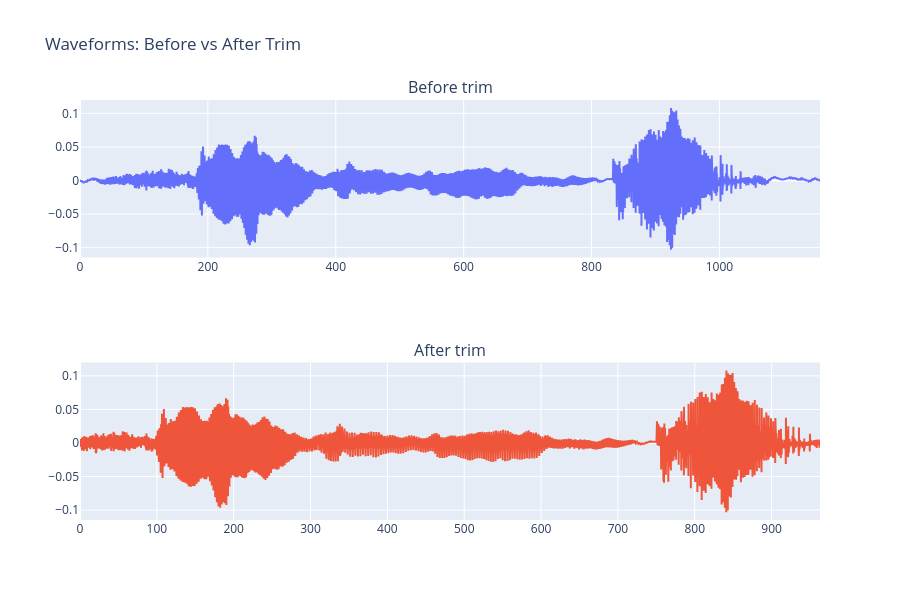

The notebook cell saved with this chart:
### Code cell
from plotly.subplots import make_subplots

# Trim the signal using the existing trimm function
trimmed_data_1 = trimm(data_1)

# Create time axis for trimmed signal
time_trimmed = librosa.times_like(trimmed_data_1, sr=sampling_rate_1)

# Plot original and trimmed signals using Plotly
import plotly.graph_objs as go

fig_trim = make_subplots(rows=2, cols=1, shared_yaxes=True, subplot_titles=("Before trim", "After trim"))

# Before trim
fig_trim.add_trace(
    go.Scatter(x=time_1, y=data_1, mode='lines', name='Before trim'),
    row=1, col=1
)

# After trim
fig_trim.add_trace(
    go.Scatter(x=time_trimmed, y=trimmed_data_1, mode='lines', name='After trim'),
    row=2, col=1
)

fig_trim.update_layout(
    height=600,
    width=900,
    title_text="Waveforms: Before vs After Trim",
    showlegend=False
)

fig_trim.show()

### Figure 1 — Plotly figure (JSON) as saved in the notebook; plotly's stock layout.template omitted (floating-point values rounded to 4 significant figures; data arrays with more than 128 entries replaced by an {"elided": "..."} marker saying what was removed)
{"data": [{"mode": "lines", "name": "Before trim", "type": "scatter", "x": {"elided": "49841 float values"}, "xaxis": "x", "y": {"elided": "49841 float values"}, "yaxis": "y"}, {"mode": "lines", "name": "After trim", "type": "scatter", "x": {"elided": "41472 float values"}, "xaxis": "x2", "y": {"elided": "41472 float values"}, "yaxis": "y2"}], "layout": {"annotations": [{"font": {"size": 16}, "showarrow": false, "text": "Before trim", "x": 0.5, "xanchor": "center", "xref": "paper", "y": 1, "yanchor": "bottom", "yref": "paper"}, {"font": {"size": 16}, "showarrow": false, "text": "After trim", "x": 0.5, "xanchor": "center", "xref": "paper", "y": 0.375, "yanchor": "bottom", "yref": "paper"}], "height": 600, "showlegend": false, "title": {"text": "Waveforms: Before vs After Trim"}, "width": 900, "xaxis": {"anchor": "y", "domain": [0, 1]}, "xaxis2": {"anchor": "y2", "domain": [0, 1]}, "yaxis": {"anchor": "x", "domain": [0.625, 1]}, "yaxis2": {"anchor": "x2", "domain": [0, 0.375]}}}
